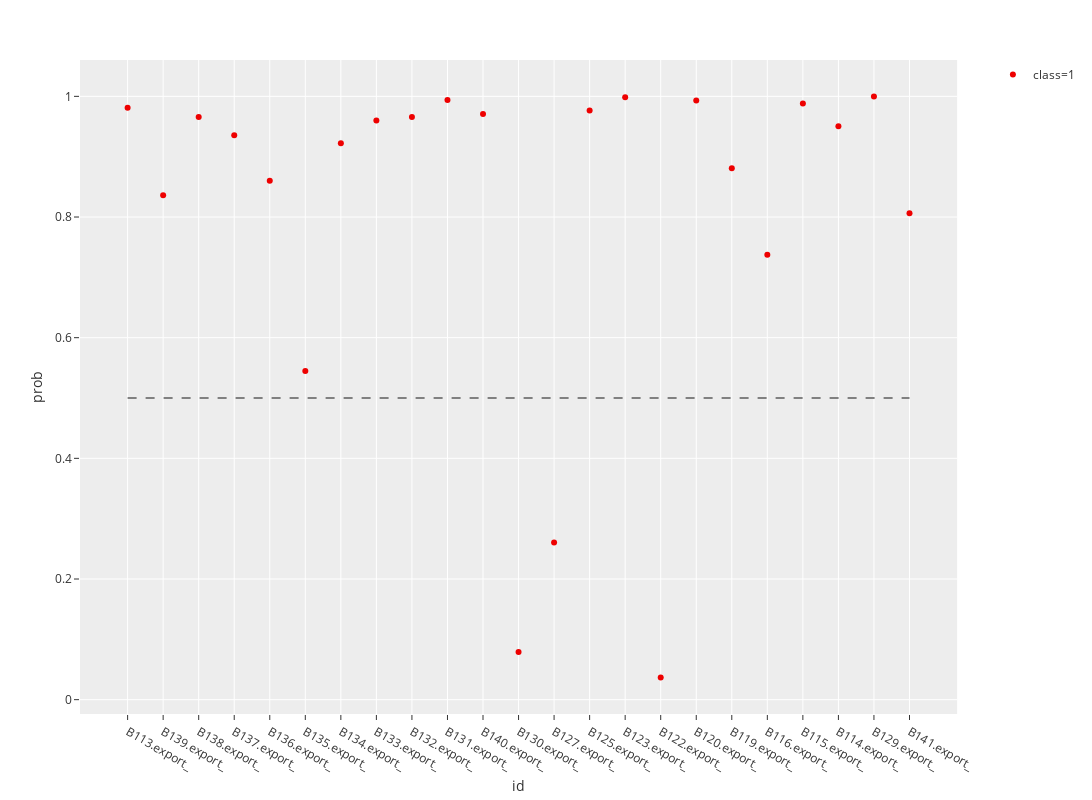

The cell this chart's notebook holds for it:
### Code cell
new_data = pd.read_excel('C:/Users/pc/OneDrive/PLTTECH/Project/02_Disease_early_screening/lung_cancer/rawdata/lung_marker_113_141.xlsx')
new_data = new_data.loc[:, selected_marker]
new_data.iloc[:, 1:-1] = new_data.iloc[:, 1:-1].multiply(100)
new_data.iloc[:, 1:-1] = pd.DataFrame(stdsc.transform(new_data.iloc[:, 1:-1].values), columns=new_data.columns[1:-1])
new_data = new_data.loc[:, selected_columns]
new_data_df = lungCancerPrediction(new_data, 'new_data')

### Figure 1 — Plotly figure (JSON) as saved in the notebook; plotly's stock layout.template omitted (floating-point values rounded to 4 significant figures)
{"data": [{"hoverlabel": {"namelength": 0}, "hovertemplate": "class=1<br>id=%{x}<br>prob=%{y}", "legendgroup": "class=1", "marker": {"color": "#EE0000", "symbol": "circle"}, "mode": "markers", "name": "class=1", "showlegend": true, "type": "scatter", "x": ["B113.export_", "B139.export_", "B138.export_", "B137.export_", "B136.export_", "B135.export_", "B134.export_", "B133.export_", "B132.export_", "B131.export_", "B140.export_", "B130.export_", "B127.export_", "B125.export_", "B123.export_", "B122.export_", "B120.export_", "B119.export_", "B116.export_", "B115.export_", "B114.export_", "B129.export_", "B141.export_"], "xaxis": "x", "y": [0.9812, 0.8361, 0.9657, 0.9356, 0.86, 0.5446, 0.9222, 0.9599, 0.9657, 0.9938, 0.9708, 0.07887, 0.2605, 0.9767, 0.9986, 0.03667, 0.9929, 0.8809, 0.7373, 0.9882, 0.9506, 0.9998, 0.8061], "yaxis": "y"}, {"line": {"color": "grey", "dash": "dash"}, "mode": "lines", "showlegend": false, "type": "scatter", "x": ["B113.export_", "B141.export_"], "y": [0.5, 0.5]}], "layout": {"height": 800, "legend": {"tracegroupgap": 0}, "margin": {"t": 60}, "width": 1200, "xaxis": {"anchor": "y", "domain": [0, 0.98], "title": {"text": "id"}}, "yaxis": {"anchor": "x", "domain": [0, 1], "title": {"text": "prob"}}}}
